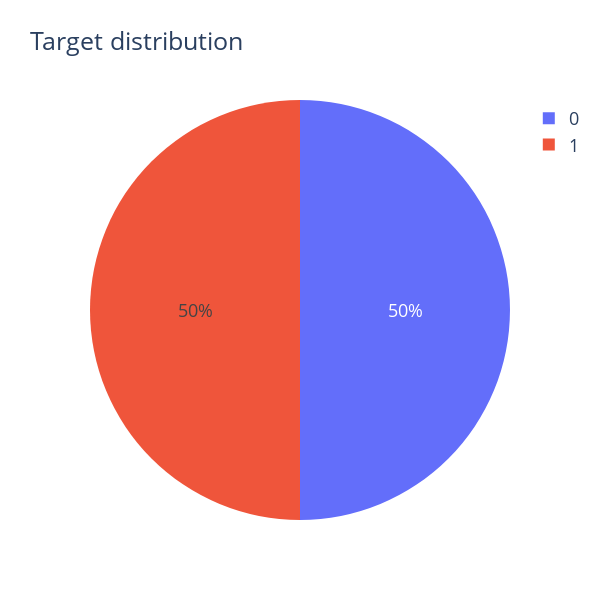

Here is the notebook cell this chart was saved with:
### Code cell
# distribution chart
labels = (np.array(cnt_srs.index))
sizes = (np.array(cnt_srs / cnt_srs.sum() * 100))


trace = go.Pie(labels=labels, values=sizes)
layout = go.Layout(
    title='Target distribution',
    font=dict(size=18),
    width=600,
    height=600
)
data = [trace]
fig = go.Figure(data=data, layout=layout)
py.iplot(fig, filename='TargetChart')

### Figure 1 — Plotly figure (JSON) as saved in the notebook; plotly's stock layout.template omitted (floating-point values rounded to 4 significant figures)
{"data": [{"labels": [0, 1], "type": "pie", "values": [50.0, 50.0]}], "layout": {"font": {"size": 18}, "height": 600, "title": {"text": "Target distribution"}, "width": 600}}
